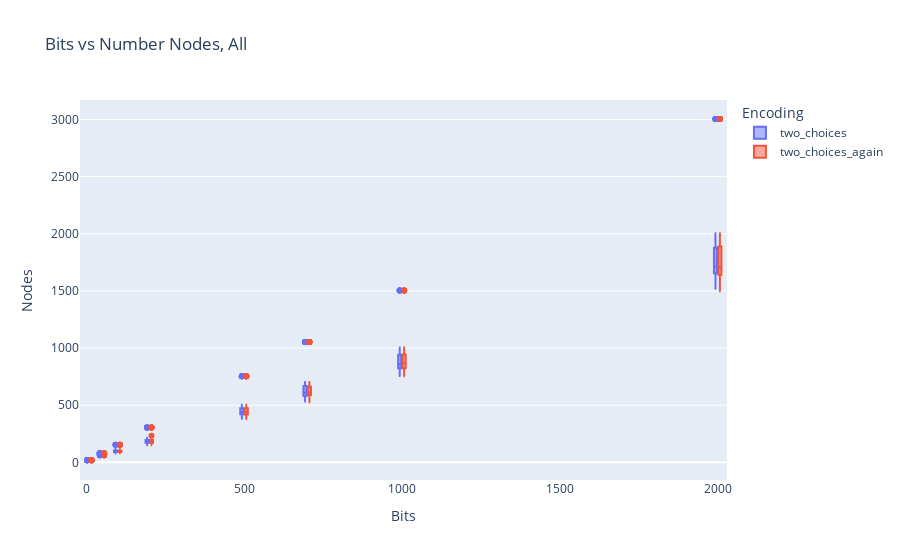
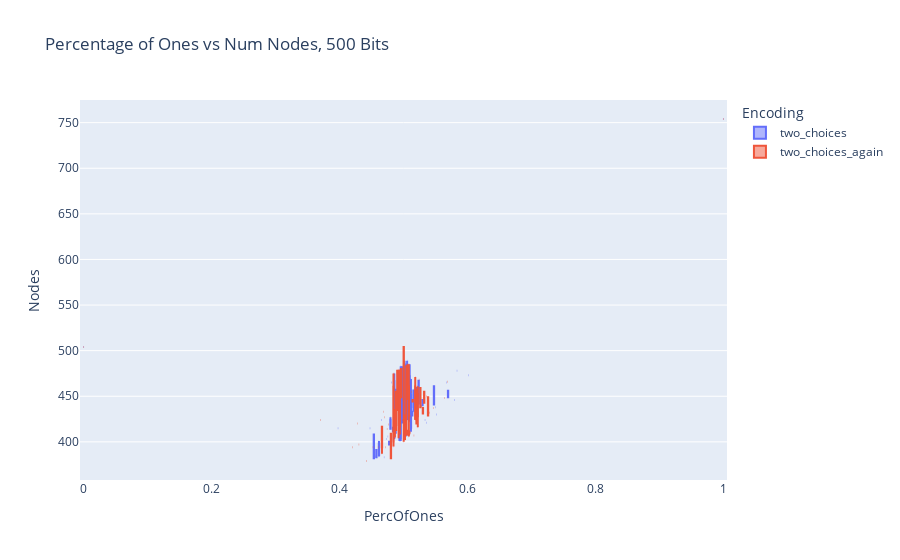

The notebook cell saved with these charts, in order:
### Markdown cell above
#### 4. Reports

### Code cell
fig = px.box(df, x="Bits", y="Nodes", color="Encoding", 
             title="Bits vs Number Nodes, Entire Dataset")
fig.show()

df_500 = df[df['Bits'] == 500] # TODO probably need to work more on DB, there is too much data for 0.5 per of ones 
fig = px.box(df_500, x="PercOfOnes", y="Nodes", color="Encoding", 
             title="Percentage of Ones vs Num Nodes, 500 Bits")
fig.show()

### Figure 1 — Plotly figure (JSON) as saved in the notebook; plotly's stock layout.template omitted (floating-point values rounded to 4 significant figures; data arrays with more than 128 entries replaced by an {"elided": "..."} marker saying what was removed)
{"data": [{"alignmentgroup": "True", "hovertemplate": "Encoding=two_choices<br>Bits=%{x}<br>Nodes=%{y}<extra></extra>", "legendgroup": "two_choices", "marker": {"color": "#636efa"}, "name": "two_choices", "notched": false, "offsetgroup": "two_choices", "orientation": "v", "showlegend": true, "type": "box", "x": {"elided": "960 int values"}, "x0": " ", "xaxis": "x", "y": {"elided": "960 int values"}, "y0": " ", "yaxis": "y"}, {"alignmentgroup": "True", "hovertemplate": "Encoding=two_choices_again<br>Bits=%{x}<br>Nodes=%{y}<extra></extra>", "legendgroup": "two_choices_again", "marker": {"color": "#EF553B"}, "name": "two_choices_again", "notched": false, "offsetgroup": "two_choices_again", "orientation": "v", "showlegend": true, "type": "box", "x": {"elided": "960 int values"}, "x0": " ", "xaxis": "x", "y": {"elided": "960 int values"}, "y0": " ", "yaxis": "y"}], "layout": {"boxmode": "group", "legend": {"title": {"text": "Encoding"}, "tracegroupgap": 0}, "title": {"text": "Bits vs Number Nodes, All"}, "xaxis": {"anchor": "y", "domain": [0, 1], "title": {"text": "Bits"}}, "yaxis": {"anchor": "x", "domain": [0, 1], "title": {"text": "Nodes"}}}}

### Figure 2 — Plotly figure (JSON) as saved in the notebook; plotly's stock layout.template omitted (floating-point values rounded to 4 significant figures)
{"data": [{"alignmentgroup": "True", "hovertemplate": "Encoding=two_choices<br>PercOfOnes=%{x}<br>Nodes=%{y}<extra></extra>", "legendgroup": "two_choices", "marker": {"color": "#636efa"}, "name": "two_choices", "notched": false, "offsetgroup": "two_choices", "orientation": "v", "showlegend": true, "type": "box", "x": [0.548, 0.484, 0.48, 0.458, 0.48, 0.51, 0.484, 0.53, 0.502, 0.514, 0.5, 0.5, 0.5, 0.5, 0.5, 0.5, 0.5, 0.5, 0.5, 0.5, 0.496, 0.504, 0.506, 0.502, 0.498, 0.51, 0.494, 0.482, 0.502, 0.486, 0.498, 0.488, 0.49, 0.492, 0.496, 0.504, 0.496, 0.486, 0.5, 0.512, 0.49, 0.502, 0.492, 0.52, 0.466, 0.516, 0.49, 0.498, 0.494, 0.524, 0.508, 0.48, 0.506, 0.502, 0.516, 0.518, 0.52, 0.512, 0.486, 0.496, 0.532, 0.486, 0.498, 0.504, 0.516, 0.504, 0.504, 0.474, 0.484, 0.524, 0.512, 0.458, 0.488, 0.478, 0.496, 0.51, 0.498, 0.462, 0.454, 0.476, 0.504, 0.534, 0.512, 0.54, 0.522, 0.55, 0.57, 0.478, 0.496, 0.454, 0.568, 0.512, 0.552, 0.506, 0.494, 0.456, 0.57, 0.536, 0.462, 0.448, 0.462, 0.528, 0.47, 0.398, 0.514, 0.584, 0.53, 0.548, 0.602, 0.58, 1, 1, 1, 0, 0, 0, 0, 1, 0, 1], "x0": " ", "xaxis": "x", "y": [461, 416, 415, 391, 414, 433, 411, 440, 426, 429, 504, 504, 504, 504, 504, 504, 504, 504, 504, 504, 483, 485, 489, 489, 483, 485, 473, 465, 484, 475, 462, 457, 453, 462, 452, 459, 462, 458, 465, 469, 441, 449, 443, 459, 424, 457, 435, 442, 444, 467, 437, 427, 437, 435, 454, 444, 455, 445, 424, 429, 442, 403, 420, 430, 433, 427, 422, 403, 414, 442, 428, 383, 410, 397, 404, 422, 423, 389, 382, 406, 406, 424, 411, 440, 426, 438, 456, 400, 401, 408, 465, 417, 430, 424, 401, 384, 449, 421, 401, 415, 384, 439, 383, 415, 433, 478, 446, 441, 473, 446, 754, 754, 754, 504, 504, 504, 504, 754, 504, 754], "y0": " ", "yaxis": "y"}, {"alignmentgroup": "True", "hovertemplate": "Encoding=two_choices_again<br>PercOfOnes=%{x}<br>Nodes=%{y}<extra></extra>", "legendgroup": "two_choices_again", "marker": {"color": "#EF553B"}, "name": "two_choices_again", "notched": false, "offsetgroup": "two_choices_again", "orientation": "v", "showlegend": true, "type": "box", "x": [0.442, 0.504, 0.536, 0.522, 0.492, 0.492, 0.46, 0.486, 0.502, 0.522, 0.5, 0.5, 0.5, 0.5, 0.5, 0.5, 0.5, 0.5, 0.5, 0.5, 0.508, 0.49, 0.484, 0.504, 0.492, 0.494, 0.494, 0.5, 0.506, 0.496, 0.488, 0.506, 0.508, 0.492, 0.494, 0.506, 0.5, 0.518, 0.5, 0.506, 0.522, 0.496, 0.486, 0.492, 0.52, 0.506, 0.5, 0.512, 0.524, 0.492, 0.49, 0.508, 0.514, 0.466, 0.474, 0.514, 0.532, 0.514, 0.476, 0.526, 0.538, 0.5, 0.494, 0.508, 0.498, 0.502, 0.492, 0.51, 0.518, 0.528, 0.532, 0.472, 0.526, 0.494, 0.53, 0.452, 0.568, 0.506, 0.488, 0.492, 0.466, 0.5, 0.54, 0.564, 0.502, 0.52, 0.5, 0.508, 0.546, 0.5, 0.484, 0.466, 0.48, 0.516, 0.484, 0.522, 0.53, 0.43, 0.508, 0.48, 0.428, 0.37, 0.42, 0.504, 0.5, 0.47, 0.538, 0.508, 0.518, 0.468, 0, 1, 1, 1, 1, 1, 1, 1, 1, 0], "x0": " ", "xaxis": "x", "y": [379, 421, 450, 444, 419, 418, 394, 406, 430, 440, 504, 504, 504, 504, 504, 504, 504, 504, 504, 504, 485, 478, 475, 484, 479, 479, 475, 484, 485, 480, 455, 460, 464, 452, 462, 470, 460, 471, 467, 463, 461, 449, 435, 439, 457, 447, 448, 455, 468, 443, 435, 436, 446, 417, 414, 445, 455, 444, 419, 459, 449, 427, 421, 428, 424, 426, 419, 428, 430, 439, 443, 394, 438, 408, 437, 394, 466, 410, 413, 404, 387, 400, 432, 448, 402, 420, 419, 432, 437, 407, 417, 415, 382, 407, 395, 416, 431, 397, 406, 409, 420, 424, 394, 408, 446, 427, 429, 452, 424, 433, 504, 754, 754, 754, 754, 754, 754, 754, 754, 504], "y0": " ", "yaxis": "y"}], "layout": {"boxmode": "group", "legend": {"title": {"text": "Encoding"}, "tracegroupgap": 0}, "title": {"text": "Percentage of Ones vs Num Nodes, 500 Bits"}, "xaxis": {"anchor": "y", "domain": [0, 1], "title": {"text": "PercOfOnes"}}, "yaxis": {"anchor": "x", "domain": [0, 1], "title": {"text": "Nodes"}}}}
